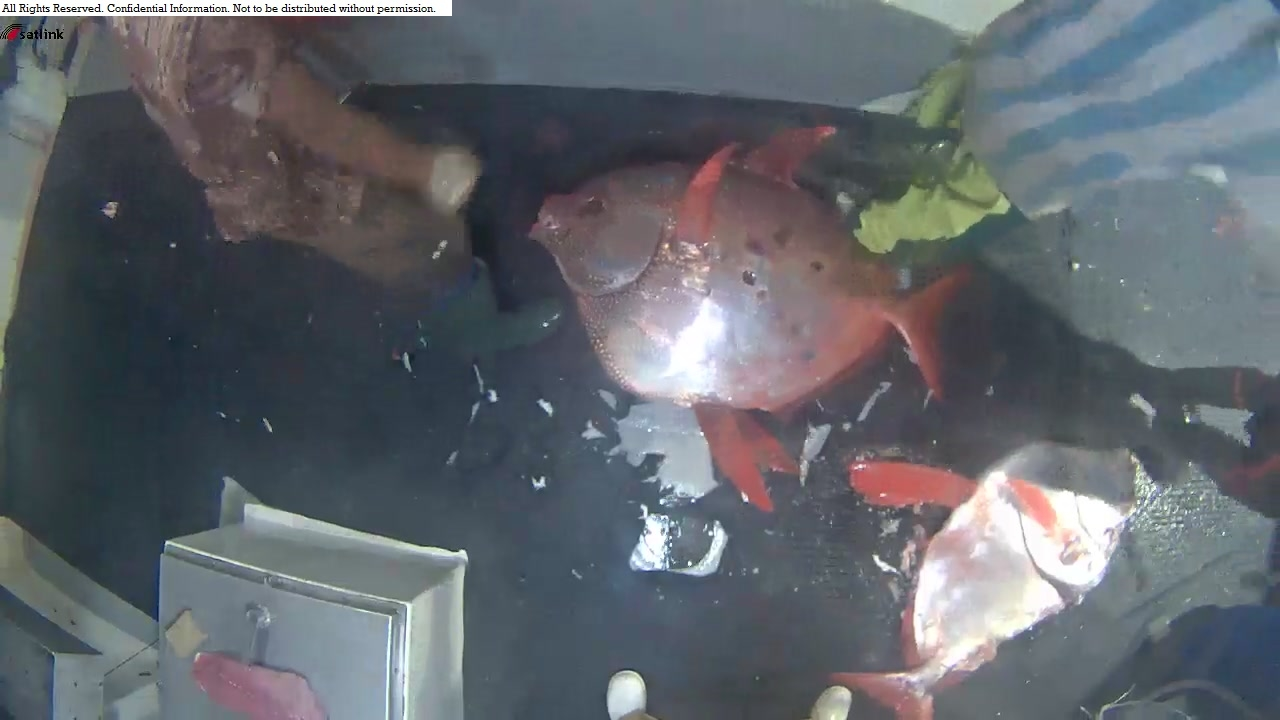
#> input picture CNN_Web/media/upload/img_00091.jpg, 1280 x 720 px, found by its file name
$ python fishDetetion.py
#> lines starting #> are read from the running program, lines starting #| are printed output that depends on the picture
import os
from scipy import ndimage
from subprocess import check_output

import cv2
import numpy as np
from matplotlib import pyplot as plt

img_rows, img_cols = 350, 425
im_array = cv2.imread('../data/train/LAG/img_00091.jpg', 0)
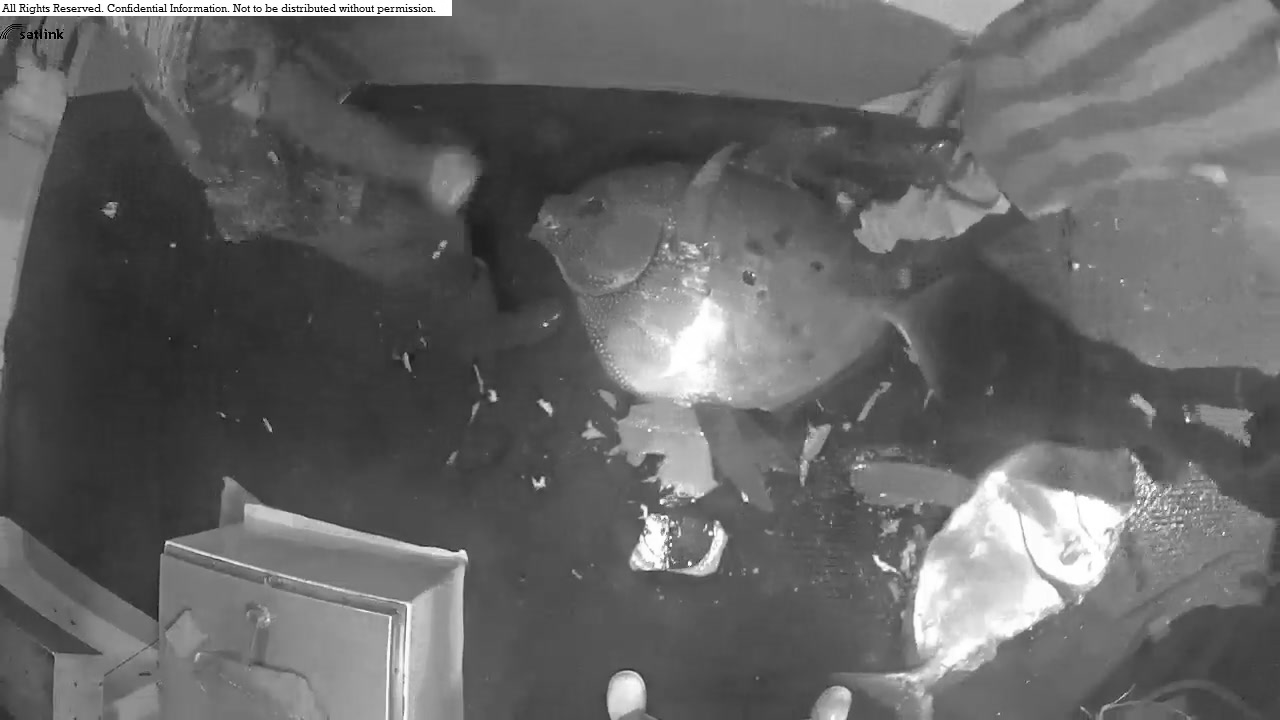
#> im_array: shape (720, 1280); min 0, max 255, mean 101.2
template = np.zeros([img_rows, img_cols], dtype='uint8')  # initialisation of the template
template[:, :] = im_array[100:450, 525:950]  # I try multiple times to find the correct rectangle.
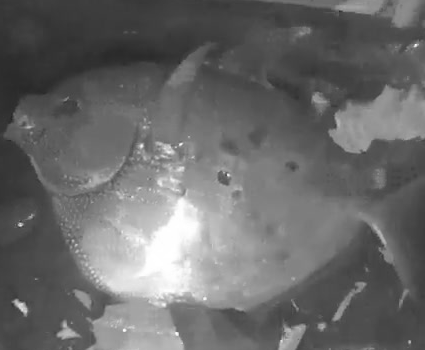
#> template: shape (350, 425); min 37, max 255, mean 105.8
# template /= 255.
plt.subplots(figsize=(10, 7))
plt.subplot(121), plt.imshow(template, cmap='gray')
plt.subplot(122), plt.imshow(im_array, cmap='gray')
file_name = '../data/train/LAG/img_00176.jpg'  # img_00176,img_02758, img_01512
img = cv2.imread(file_name, 0)
img2 = img
w, h = template.shape[::-1]
#> w = 425; h = 350

# All the 6 methods for comparison in a list
methods = ['cv2.TM_CCOEFF', 'cv2.TM_CCOEFF_NORMED', 'cv2.TM_CCORR',
           'cv2.TM_CCORR_NORMED', 'cv2.TM_SQDIFF', 'cv2.TM_SQDIFF_NORMED']

for meth in methods:
    img = img2
    method = eval(meth)

    # Apply template Matching
#> (the run stopped early here; a loop or call above may not have finished)

$ run again, with CNN_Web/media/upload/img_00003.jpg copied over CNN_Web/media/upload/img_00091.jpg
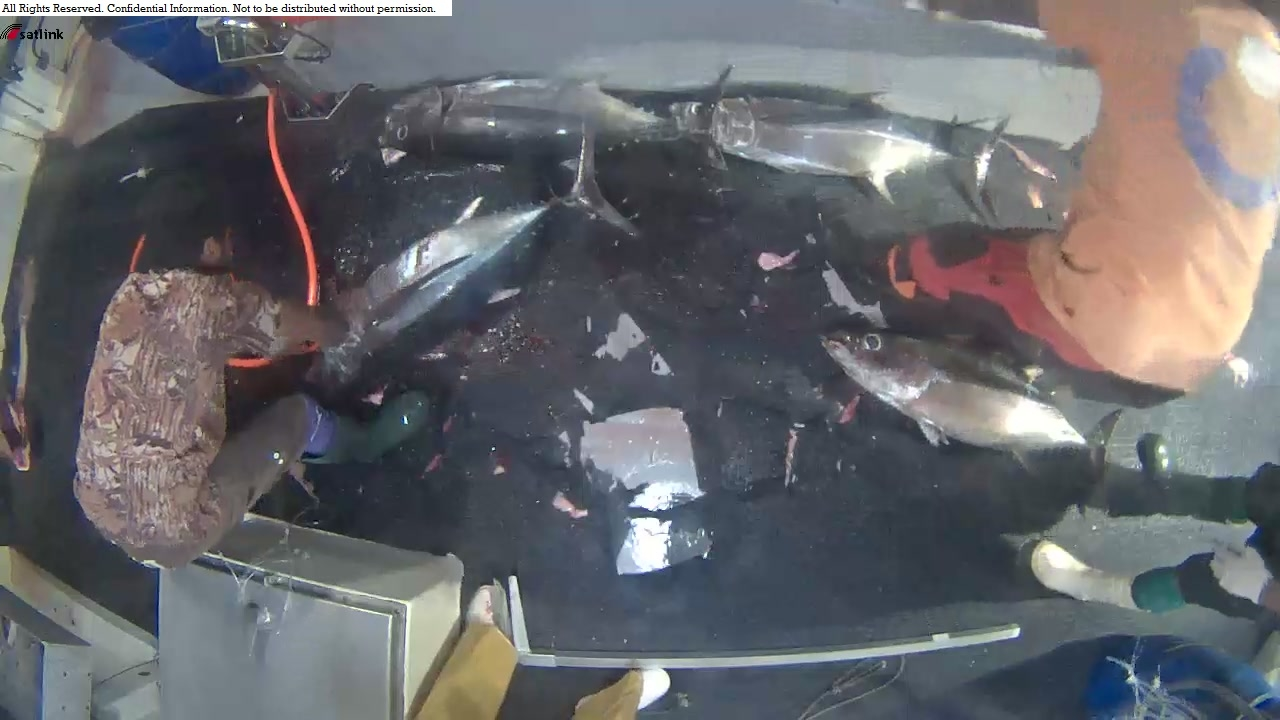
#> input picture CNN_Web/media/upload/img_00003.jpg, 1280 x 720 px, found by its file name
#> `im_array = cv2.imread('../data/train/LAG/img_00091.jpg', 0)`:
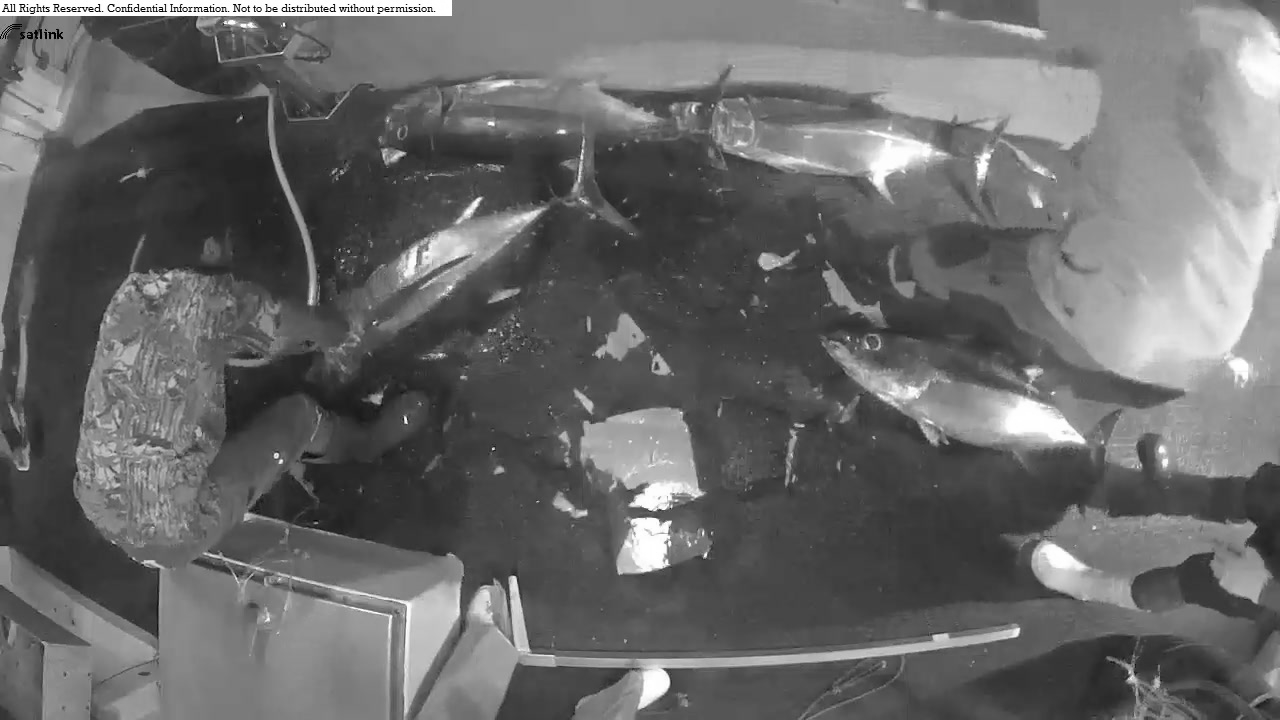
#> im_array: shape (720, 1280); min 0, max 255, mean 105
#> `template[:, :] = im_array[100:450, 525:950]`:
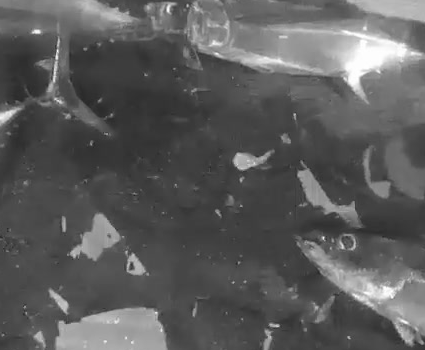
#> template: shape (350, 425); min 34, max 255, mean 91.6

$ run again, with CNN_Web/media/upload/img_00004.jpg copied over CNN_Web/media/upload/img_00091.jpg
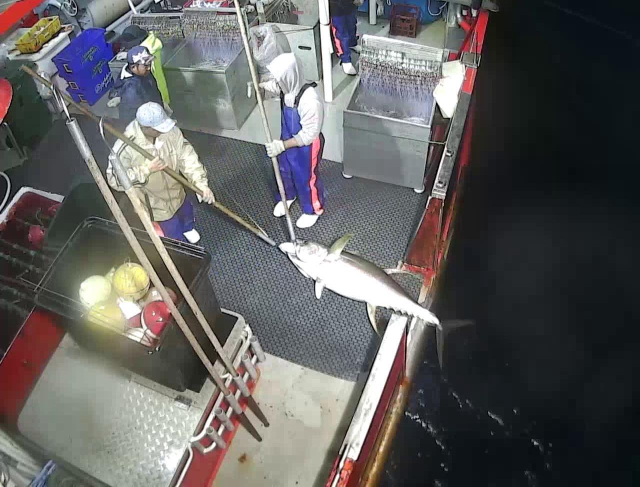
#> input picture CNN_Web/media/upload/img_00004.jpg, 1280 x 974 px, found by its file name (shown at 1/2 size)
#> `im_array = cv2.imread('../data/train/LAG/img_00091.jpg', 0)`:
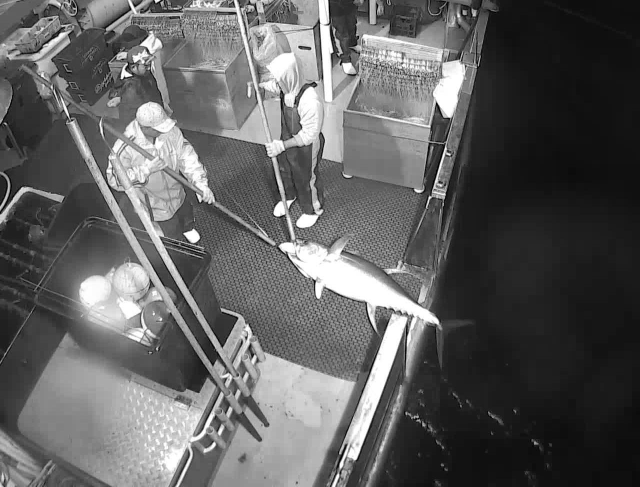
#> im_array: shape (974, 1280) (shown at 1/2 size); min 0, max 255, mean 95.5
#> `template[:, :] = im_array[100:450, 525:950]`:
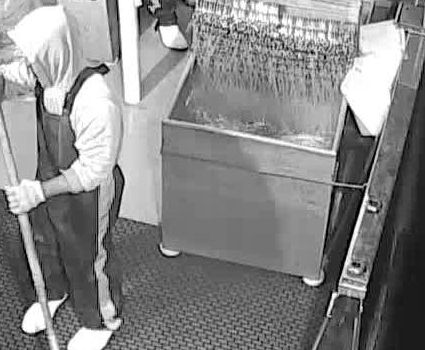
#> template: shape (350, 425); min 0, max 255, mean 134.7

$ run again, with CNN_Web/media/upload/img_00196.jpg copied over CNN_Web/media/upload/img_00091.jpg
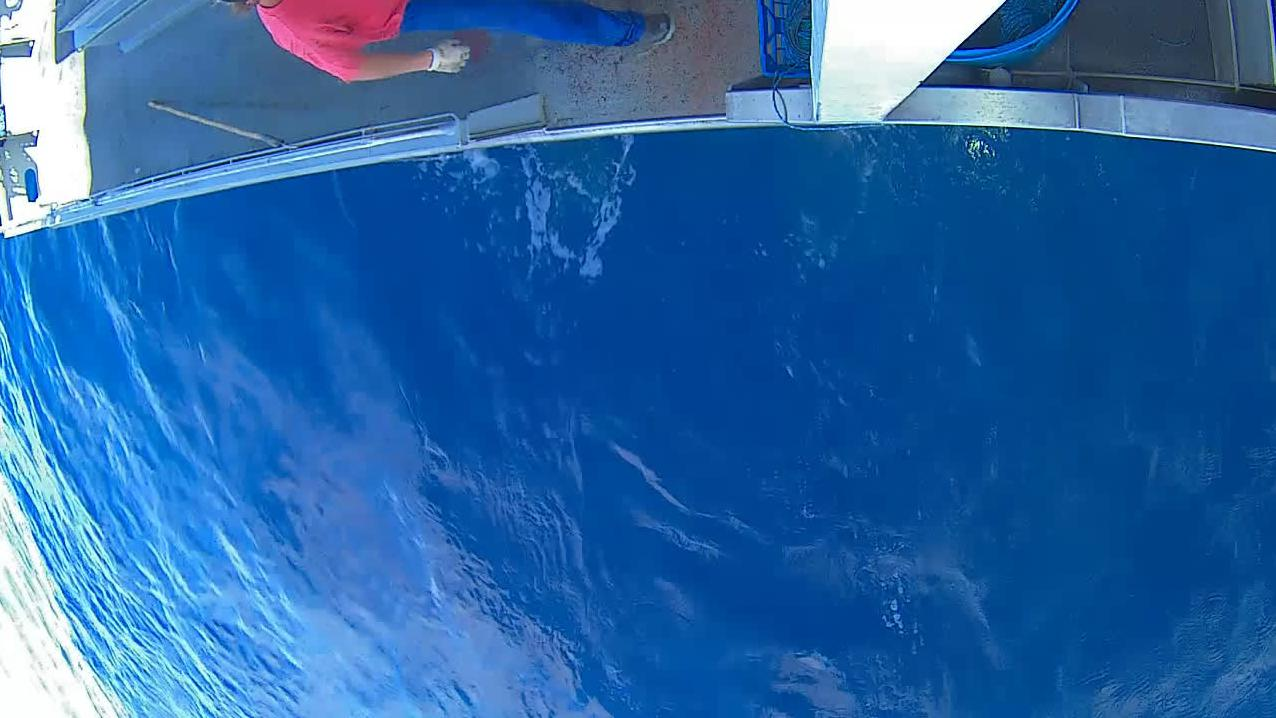
#> input picture CNN_Web/media/upload/img_00196.jpg, 1276 x 718 px, found by its file name
#> `im_array = cv2.imread('../data/train/LAG/img_00091.jpg', 0)`:
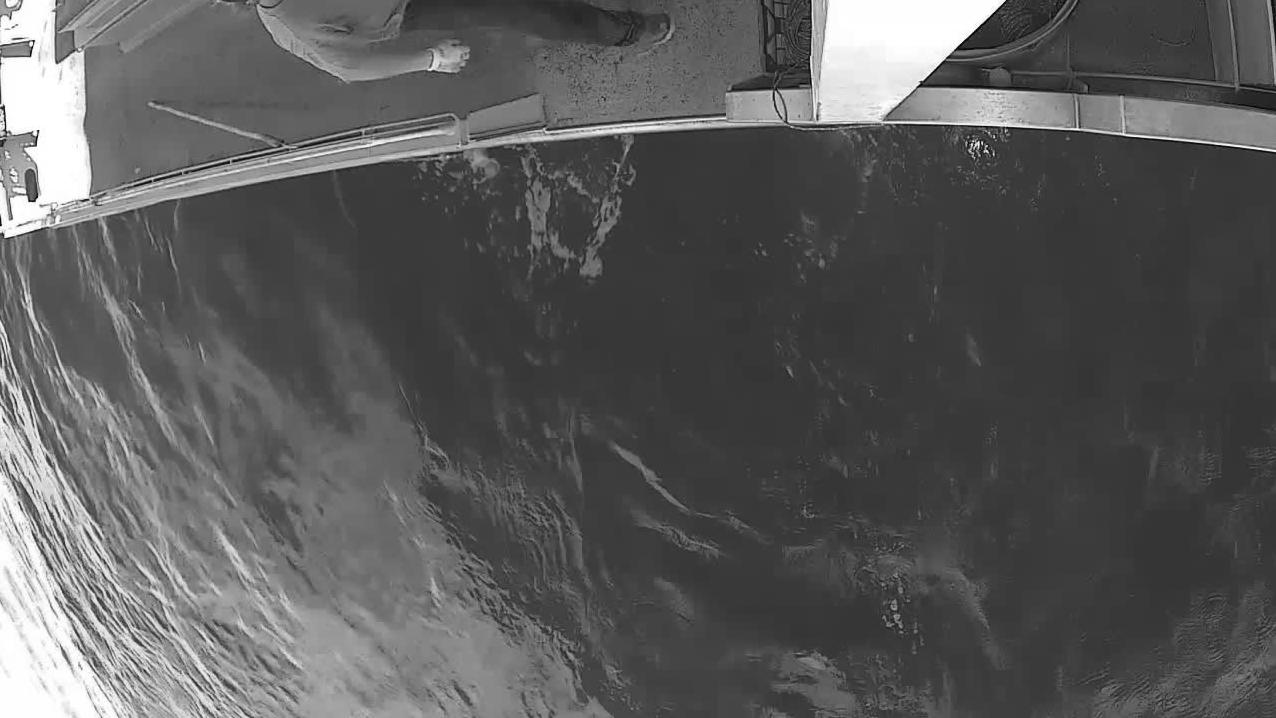
#> im_array: shape (718, 1276); min 0, max 255, mean 90
#> `template[:, :] = im_array[100:450, 525:950]`:
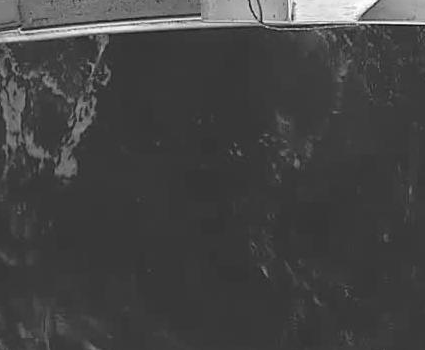
#> template: shape (350, 425); min 11, max 255, mean 67.2
